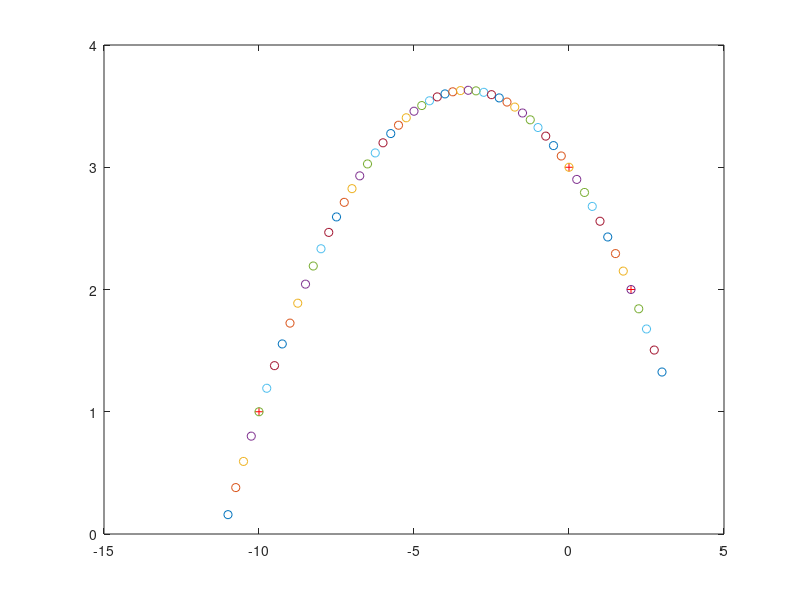

Write the MATLAB code that produced this figure.
% quadinterp.m
% David Rowe 10/3/11

x_1 = -10; y_1 = 1;
x0 = 0; y0 = 3;
x1 = 2; y1 = 2;

plot([ x_1 x0 x1 ], [y_1 y0 y1], "r+");

c = y0
a = (y_1*x1 - y1*x_1 + c*x_1 - c*x1)/(x_1*x_1*x1 - x1*x1*x_1)
b = (y1 -a*x1*x1 - c)/x1
polyfit([x_1 x0 x1],[y_1 y0 y1],2)

hold on;
for x = -11:0.25:3;
    y = a*x*x + b*x + c;
    plot(x,y,'o');
end
hold off;

